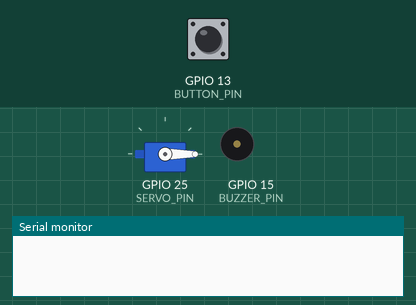
Recording of a sketch running on a simulated ESP32. Shown: servo, buzzer (waves = sounding, pin HIGH), the last lines printed to the serial monitor. Inputs (shaded band) come from the test bench; at power-on: GPIO 13 (BUTTON_PIN) HIGH.

Above: at 1.2 s.
1.3 s: GPIO 13 (BUTTON_PIN) pulled LOW for 0.15 s
At 1.4 s:
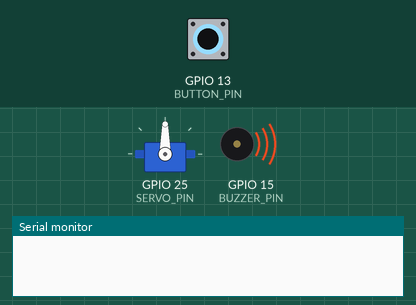
At 2.4 s:
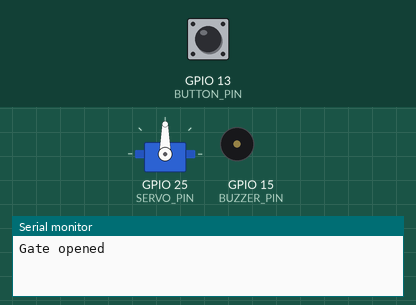
4.4 s: GPIO 13 (BUTTON_PIN) pulled LOW for 3.2 s
At 6.55 s:
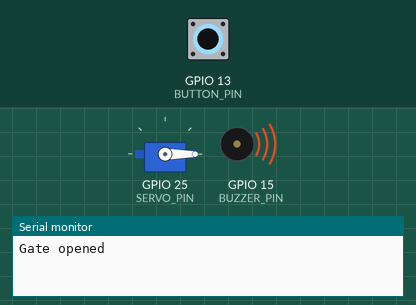
Timing chart, 0 to 13.4 s (numbered marks = the images above; inputs shaded):
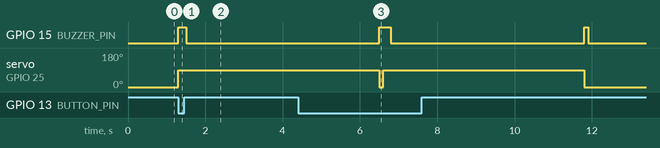

Measured:
- after the input at 1.3 s, GPIO 15 (BUZZER_PIN): LOW → HIGH at once, → LOW 0.20 s later; servo on GPIO 25 (SERVO_PIN): 0° → 90° at once

The sketch:

Gate_Test.ino
```cpp
#include <ESP32Servo.h>

#define BUTTON_PIN 13
#define SERVO_PIN  25
#define BUZZER_PIN 15

Servo gateServo;

bool gateOpen = false;
unsigned long gateOpenTime = 0;
const unsigned long GATE_DURATION = 5000; // 5 seconds

void setup() {
  Serial.begin(115200);

  pinMode(BUTTON_PIN, INPUT_PULLUP);
  pinMode(BUZZER_PIN, OUTPUT);

  gateServo.attach(SERVO_PIN);
  gateServo.write(0); // Start closed
}

void loop() {
  if (digitalRead(BUTTON_PIN) == LOW && !gateOpen) {
    openGate();
  }

  if (gateOpen && millis() - gateOpenTime >= GATE_DURATION) {
    closeGate();
  }
}

void openGate() {
  gateServo.write(90);
  digitalWrite(BUZZER_PIN, HIGH);
  delay(200);
  digitalWrite(BUZZER_PIN, LOW);
  gateOpen = true;
  gateOpenTime = millis();
  Serial.println("Gate opened");
}

void closeGate() {
  gateServo.write(0);
  digitalWrite(BUZZER_PIN, HIGH);
  delay(100);
  digitalWrite(BUZZER_PIN, LOW);
  gateOpen = false;
  Serial.println("Gate closed");
}
```
